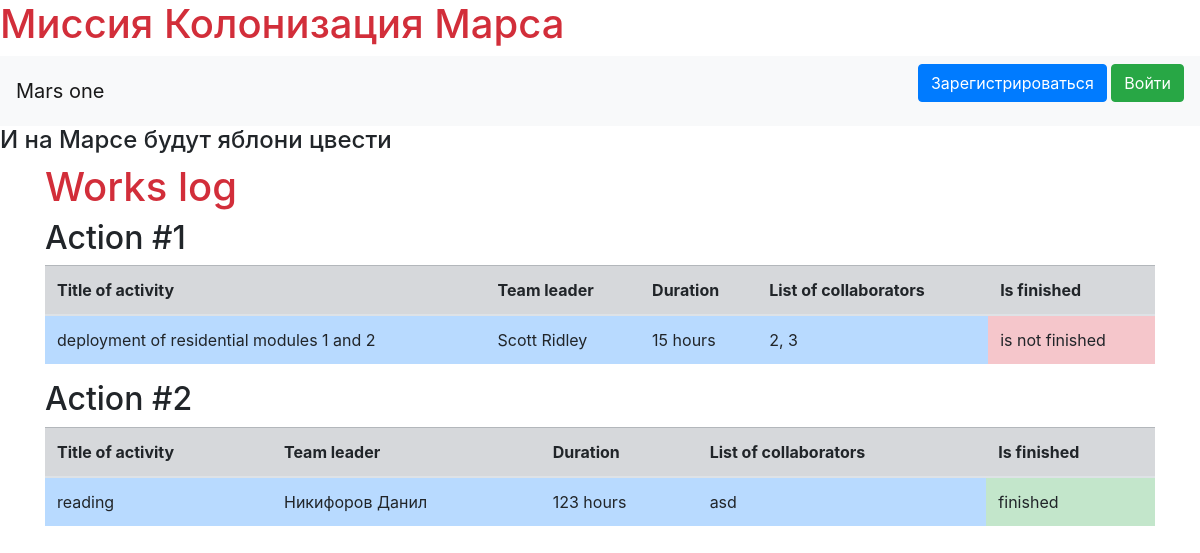
/index, run on the app's committed database.
### data/jobs.py (models this page shows, shortened)
class Jobs(SqlAlchemyBase, SerializerMixin, UserMixin,):
    __tablename__ = 'jobs'
    id = sqlalchemy.Column(sqlalchemy.Integer, primary_key=True, autoincrement=True)
    team_leader_id = sqlalchemy.Column(sqlalchemy.Integer, sqlalchemy.ForeignKey("users.id"))
    job = sqlalchemy.Column(sqlalchemy.String, nullable=True)
    work_size = sqlalchemy.Column(sqlalchemy.Integer, default=0)
    collaborators = sqlalchemy.Column(sqlalchemy.String)
    start_date = sqlalchemy.Column(sqlalchemy.DateTime, default=datetime.datetime.now)
    end_date = sqlalchemy.Column(sqlalchemy.DateTime, default=datetime.datetime.now)
    is_finished = sqlalchemy.Column(sqlalchemy.Boolean, default=True)
    user = orm.relation('User')

### data/users.py (models this page shows, shortened)
class User(SqlAlchemyBase, UserMixin, SerializerMixin):
    __tablename__ = 'users'
    id = sqlalchemy.Column(sqlalchemy.Integer,
                           primary_key=True,
                           autoincrement=True)
    surname = sqlalchemy.Column(sqlalchemy.String, nullable=True)
    name = sqlalchemy.Column(sqlalchemy.String, nullable=True)
    age = sqlalchemy.Column(sqlalchemy.Integer, nullable=True)
    position = sqlalchemy.Column(sqlalchemy.String, nullable=True)
    speciality = sqlalchemy.Column(sqlalchemy.String, nullable=True)
    address = sqlalchemy.Column(sqlalchemy.String, nullable=True)
    email = sqlalchemy.Column(sqlalchemy.String,
                              index=True, unique=True, nullable=True)
    hashed_password = sqlalchemy.Column(sqlalchemy.String, nullable=True)
    modified_date = sqlalchemy.Column(sqlalchemy.DateTime,
                                      default=datetime.datetime.now)
    jobs = orm.relation("Jobs", back_populates='user')

### main.py (the view)
@app.route("/")
@app.route("/index")
def index():
    db_sess = db_session.create_session()
    jobs = db_sess.query(Jobs).all()
    return render_template("index.html", jobs=jobs)

### data/db_session.py (called while the page is built)
def create_session() -> Session:
    global __factory
    return __factory()

### templates/index.html (shortened to what this page needs)
{% extends "base.html" %}
{% block content %}
<h1>Works log</h1>
{% for item in jobs %}
<h2>Action #{{item.id}}</h2>
<table class="table">
  <thead>
    <tr class="table-secondary">
      <th scope="col">Title of activity</th>
      <th scope="col">Team leader</th>
      <th scope="col">Duration</th>
      <th scope="col">List of collaborators</th>
      <th scope="col">Is finished</th>
    </tr>
  </thead>
  <tbody>
    <tr>
      <td class="table-primary">{{item.job}}</td>
      <td class="table-primary">{{item.user.surname}} {{item.user.name}}</td>
      <td class="table-primary">{{item.work_size}} hours</td>
      <td class="table-primary">{{item.collaborators}}</td>
      {% if item.is_finished == False %}
        <td class="table-danger">is not finished</td>
      {% else %}
        <td class="table-success">finished</td>
      {% endif %}
    </tr>
  </tbody>
</table>
{% endfor %}
{% endblock %}

### static/css/style.css (style rules this page uses)
h1 { color: #d22e3a }

### data on the page
Jobs: id "1", job "deployment of residential modules 1 and 2", user.surname "Scott", user.name "Ridley", work_size "15", collaborators "2, 3", is_finished "is not finished"
Jobs: id "2", job "reading", user.surname "Никифоров", user.name "Данил", work_size "123", collaborators "asd", is_finished "finished"
